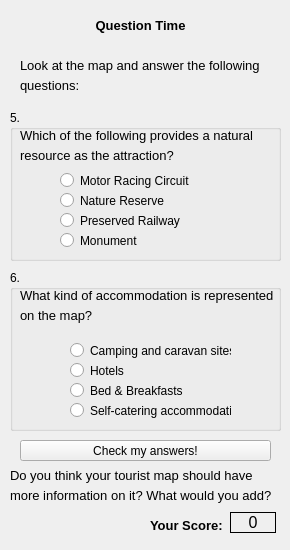
  <widget class="QWizardPage" name="wizardPage10">
   <widget class="QLabel" name="label_53">
    <property name="geometry">
     <rect>
      <x>70</x>
      <y>10</y>
      <width>141</width>
      <height>31</height>
     </rect>
    </property>
    <property name="font">
     <font>
      <pointsize>10</pointsize>
      <weight>75</weight>
      <bold>true</bold>
     </font>
    </property>
    <property name="text">
     <string>Question Time</string>
    </property>
    <property name="alignment">
     <set>Qt::AlignCenter</set>
    </property>
   </widget>
   <widget class="QPushButton" name="checkAnswersAccom">
    <property name="geometry">
     <rect>
      <x>20</x>
      <y>440</y>
      <width>251</width>
      <height>21</height>
     </rect>
    </property>
    <property name="text">
     <string>Check my answers!</string>
    </property>
   </widget>
   <widget class="QGroupBox" name="groupBox_15">
    <property name="geometry">
     <rect>
      <x>10</x>
      <y>270</y>
      <width>271</width>
      <height>161</height>
     </rect>
    </property>
    <property name="title">
     <string>6.</string>
    </property>
    <widget class="QRadioButton" name="selfCat">
     <property name="geometry">
      <rect>
       <x>60</x>
       <y>130</y>
       <width>161</width>
       <height>21</height>
      </rect>
     </property>
     <property name="text">
      <string>Self-catering accommodation</string>
     </property>
    </widget>
    <widget class="QRadioButton" name="camp">
     <property name="geometry">
      <rect>
       <x>60</x>
       <y>70</y>
       <width>161</width>
       <height>21</height>
      </rect>
     </property>
     <property name="text">
      <string>Camping and caravan sites</string>
     </property>
    </widget>
    <widget class="QRadioButton" name="bnb">
     <property name="geometry">
      <rect>
       <x>60</x>
       <y>110</y>
       <width>161</width>
       <height>21</height>
      </rect>
     </property>
     <property name="text">
      <string>Bed &amp;&amp; Breakfasts</string>
     </property>
    </widget>
    <widget class="QLabel" name="label_54">
     <property name="geometry">
      <rect>
       <x>10</x>
       <y>10</y>
       <width>261</width>
       <height>31</height>
      </rect>
     </property>
     <property name="font">
      <font>
       <pointsize>10</pointsize>
      </font>
     </property>
     <property name="text">
      <string>What kind of accommodation is represented</string>
     </property>
    </widget>
    <widget class="QRadioButton" name="hotel">
     <property name="geometry">
      <rect>
       <x>60</x>
       <y>90</y>
       <width>161</width>
       <height>21</height>
      </rect>
     </property>
     <property name="text">
      <string>Hotels</string>
     </property>
    </widget>
    <widget class="QLabel" name="label_55">
     <property name="geometry">
      <rect>
       <x>10</x>
       <y>30</y>
       <width>241</width>
       <height>31</height>
      </rect>
     </property>
     <property name="font">
      <font>
       <pointsize>10</pointsize>
      </font>
     </property>
     <property name="text">
      <string>on the map?</string>
     </property>
    </widget>
   </widget>
   <widget class="QLabel" name="label_56">
    <property name="geometry">
     <rect>
      <x>20</x>
      <y>50</y>
      <width>241</width>
      <height>31</height>
     </rect>
    </property>
    <property name="font">
     <font>
      <pointsize>10</pointsize>
     </font>
    </property>
    <property name="text">
     <string>Look at the map and answer the following</string>
    </property>
   </widget>
   <widget class="QGroupBox" name="groupBox_16">
    <property name="geometry">
     <rect>
      <x>10</x>
      <y>110</y>
      <width>271</width>
      <height>151</height>
     </rect>
    </property>
    <property name="title">
     <string>5.</string>
    </property>
    <widget class="QRadioButton" name="railway">
     <property name="geometry">
      <rect>
       <x>50</x>
       <y>100</y>
       <width>161</width>
       <height>21</height>
      </rect>
     </property>
     <property name="text">
      <string>Preserved Railway</string>
     </property>
    </widget>
    <widget class="QRadioButton" name="nature">
     <property name="geometry">
      <rect>
       <x>50</x>
       <y>80</y>
       <width>161</width>
       <height>21</height>
      </rect>
     </property>
     <property name="text">
      <string>Nature Reserve</string>
     </property>
    </widget>
    <widget class="QRadioButton" name="monument">
     <property name="geometry">
      <rect>
       <x>50</x>
       <y>120</y>
       <width>161</width>
       <height>21</height>
      </rect>
     </property>
     <property name="text">
      <string>Monument</string>
     </property>
    </widget>
    <widget class="QLabel" name="label_57">
     <property name="geometry">
      <rect>
       <x>10</x>
       <y>10</y>
       <width>261</width>
       <height>31</height>
      </rect>
     </property>
     <property name="font">
      <font>
       <pointsize>10</pointsize>
      </font>
     </property>
     <property name="text">
      <string>Which of the following provides a natural</string>
     </property>
    </widget>
    <widget class="QRadioButton" name="karting">
     <property name="geometry">
      <rect>
       <x>50</x>
       <y>60</y>
       <width>161</width>
       <height>21</height>
      </rect>
     </property>
     <property name="text">
      <string>Motor Racing Circuit</string>
     </property>
    </widget>
    <widget class="QLabel" name="label_60">
     <property name="geometry">
      <rect>
       <x>10</x>
       <y>30</y>
       <width>241</width>
       <height>31</height>
      </rect>
     </property>
     <property name="font">
      <font>
       <pointsize>10</pointsize>
      </font>
     </property>
     <property name="text">
      <string>resource as the attraction?</string>
     </property>
    </widget>
   </widget>
   <widget class="QLabel" name="label_58">
    <property name="geometry">
     <rect>
      <x>20</x>
      <y>70</y>
      <width>241</width>
      <height>31</height>
     </rect>
    </property>
    <property name="font">
     <font>
      <pointsize>10</pointsize>
     </font>
    </property>
    <property name="text">
     <string>questions:</string>
    </property>
   </widget>
   <widget class="QLabel" name="label_59">
    <property name="geometry">
     <rect>
      <x>150</x>
      <y>510</y>
      <width>81</width>
      <height>31</height>
     </rect>
    </property>
    <property name="font">
     <font>
      <pointsize>10</pointsize>
      <weight>75</weight>
      <bold>true</bold>
     </font>
    </property>
    <property name="text">
     <string>Your Score:</string>
    </property>
   </widget>
   <widget class="QLabel" name="Score_label_9">
    <property name="geometry">
     <rect>
      <x>230</x>
      <y>512</y>
      <width>46</width>
      <height>21</height>
     </rect>
    </property>
    <property name="font">
     <font>
      <pointsize>12</pointsize>
     </font>
    </property>
    <property name="frameShape">
     <enum>QFrame::Panel</enum>
    </property>
    <property name="text">
     <string>0</string>
    </property>
    <property name="alignment">
     <set>Qt::AlignCenter</set>
    </property>
   </widget>
   <widget class="QLabel" name="label_61">
    <property name="geometry">
     <rect>
      <x>10</x>
      <y>460</y>
      <width>271</width>
      <height>31</height>
     </rect>
    </property>
    <property name="font">
     <font>
      <pointsize>10</pointsize>
     </font>
    </property>
    <property name="text">
     <string>Do you think your tourist map should have</string>
    </property>
   </widget>
   <widget class="QLabel" name="label_62">
    <property name="geometry">
     <rect>
      <x>10</x>
      <y>480</y>
      <width>271</width>
      <height>31</height>
     </rect>
    </property>
    <property name="font">
     <font>
      <pointsize>10</pointsize>
     </font>
    </property>
    <property name="text">
     <string>more information on it? What would you add?</string>
    </property>
   </widget>
  </widget>
